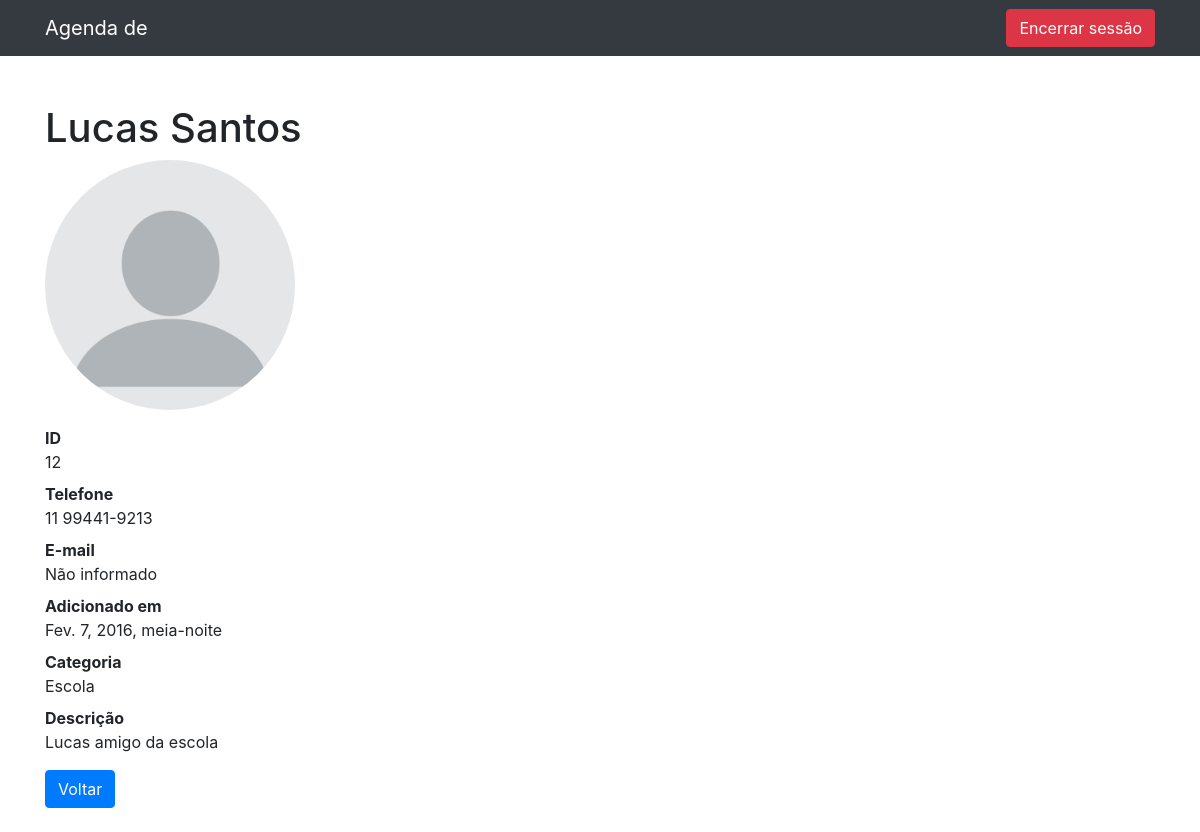
The app's page /contatos/12 (signed in) with its own data.
### contatos/models.py (models this page shows, shortened)
class Contato(models.Model):
    nome = models.CharField(max_length=255)
    sobrenome = models.CharField(max_length=255, blank=True)
    telefone = models.CharField(max_length=255)
    email = models.CharField(max_length=255, blank=True)
    data_criacao = models.DateTimeField(default=timezone.now)
    descricao = models.TextField(blank=True)
    categoria = models.ForeignKey(Categoria, on_delete=models.DO_NOTHING)
    mostrar = models.BooleanField(default=True)
    foto = models.ImageField(blank=True, upload_to = 'fotos/%Y/%m/')

class Categoria(models.Model):
    nome = models.CharField(max_length=255)
    def __str__(self):
        return self.nome

### contatos/views.py (the view)
# urls.py: path('contatos/<int:contato_id>', views.ver_contato, name='ver_contato'),
@login_required(redirect_field_name='login')
def ver_contato(request, contato_id):
    contato = get_object_or_404(Contato, id=contato_id)
    if not contato.mostrar:
        raise Http404
    return render(request, 'contatos/ver_contato.html', {
        'contato': contato
    })

### contatos/templates/contatos/ver_contato.html (shortened to what this page needs)
{% extends 'base.html' %}
{% load static %}
{%block 'conteudo'%}
<h1 class="mt-5">{{ contato.nome }} {{ contato.sobrenome }}</h1>
{% if contato.foto %}
<p><img src="{{ contato.foto.url }}" style="max-width: 250px; height: auto; border-radius: 50%;"></p>
{% else %}
<p><img src="{% static 'nonpic.png' %}" style="max-width: 250px; height: auto; border-radius: 50%;"></p>
{% endif %}
<dl>
    <dt>ID</dt>
    <dd>{{ contato.id }}</dd>
    <dt>Telefone</dt>
    <dd>{{ contato.telefone }}</dd>
    <dt>E-mail</dt>
    {% if contato.email|length >= 1 %}
        <dd>{{ contato.email }}</dd>
    {% else %}
        <dd>Não informado</dd>
    {% endif %}
    <dt>Adicionado em</dt>
    <dd>{{ contato.data_criacao }}</dd>
    <dt>Categoria</dt>
    <dd>{{ contato.categoria }}</dd>
    <dt>Descrição</dt>
    <dd>
        {{ contato.descricao }}
    </dd>
</dl>
<a href="{% url 'index' %}"><button type="button" class="btn btn-primary">Voltar</button></a>
{%endblock%}

### records on screen
Contato: nome "Lucas", sobrenome "Santos", id "12", telefone "11 99441-9213", data_criacao "Fev. 7, 2016, meia-noite", categoria "Escola", descricao "Lucas amigo da escola"
